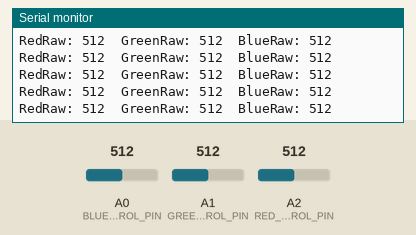
The sketch below on a simulated Arduino Nano, built with avr-gcc and run on an emulated ATmega328P. Shown: the last lines printed to the serial monitor. The test bench sets the inputs (shaded band); at power-on: A2 (RED_CONTROL_PIN) = 512, A0 (BLUE_CONTROL_PIN) = 512, A1 (GREEN_CONTROL_PIN) = 512.

Above: at 1.2 s.
1.3 s: A2 (RED_CONTROL_PIN) set to 109
At 1.8 s:
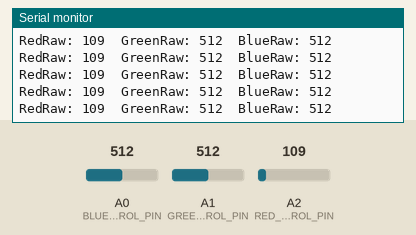
4.3 s: A2 (RED_CONTROL_PIN) set to 94
At 4.9 s:
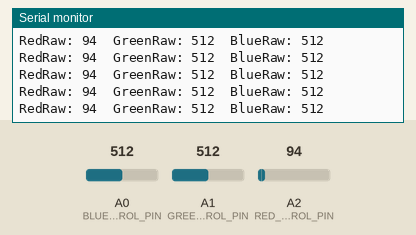
Timing chart, 0 to 7.3 s (numbered marks = the images above; inputs shaded):
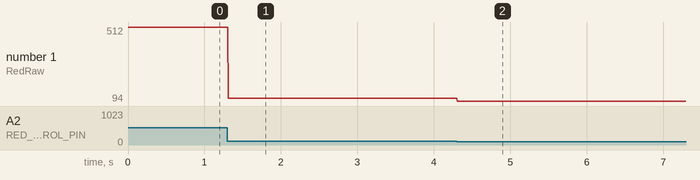

Measured:
- after the input at 1.3 s, the serial monitor: prints a new line at once (image 1)
- after the input at 4.3 s, the serial monitor: prints a new line at once (image 2)
- plotted number 1: 512 → 109 after the input at 1.3 s, 109 → 94 after the input at 4.3 s

The sketch:

Tester.ino
```cpp
// Test Poterntiometrs
const byte RED_CONTROL_PIN   = A2;
const byte GREEN_CONTROL_PIN = A1;
const byte BLUE_CONTROL_PIN  = A0;


int redRaw;
int greenRaw;
int blueRaw;

void setup() {
  // put your setup code here, to run once:
  Serial.begin(115200);
  Serial.println("Start tester");
  Serial.println();
}


void loop() {
  // put your main code here, to run repeatedly:
  redRaw   = analogRead(RED_CONTROL_PIN);
  greenRaw = analogRead(GREEN_CONTROL_PIN);
  blueRaw  = analogRead(BLUE_CONTROL_PIN);

  Serial.print("RedRaw: "); Serial.print(redRaw); Serial.print("\t"); Serial.print("GreenRaw: "); Serial.print(greenRaw); Serial.print("\t");Serial.print("BlueRaw: "); Serial.print(blueRaw); Serial.print("\t");
  Serial.println();
}

/*
// Test RGB
const byte RED_PIN   = 11;
const byte GREEN_PIN = 10;
const byte BLUE_PIN  = 9;

int redLevel   = 0;
int greenLevel = 0;
int blueLevel  = 0;


void setup() {
  // put your setup code here, to run once:
  pinMode(RED_PIN,   OUTPUT);
  pinMode(GREEN_PIN, OUTPUT);
  pinMode(BLUE_PIN,  OUTPUT);

  digitalWrite(RED_PIN,   HIGH);
  digitalWrite(GREEN_PIN, HIGH);
  digitalWrite(BLUE_PIN,  HIGH);
}


void loop() {
  // put your main code here, to run repeatedly:
  redLevel = 0;                       greenLevel = 0;                         blueLevel = 0;
  analogWrite(RED_PIN, 255-redLevel); analogWrite(GREEN_PIN, 255-greenLevel); analogWrite(BLUE_PIN, 255-blueLevel);
  delay(1000);

  redLevel = 255;                     greenLevel = 0;                         blueLevel = 0;
  analogWrite(RED_PIN, 255-redLevel); analogWrite(GREEN_PIN, 255-greenLevel); analogWrite(BLUE_PIN, 255-blueLevel);
  delay(1000);

  redLevel = 0;                       greenLevel = 0;                         blueLevel = 0;
  analogWrite(RED_PIN, 255-redLevel); analogWrite(GREEN_PIN, 255-greenLevel); analogWrite(BLUE_PIN, 255-blueLevel);
  delay(1000);

  redLevel = 0;                       greenLevel = 255;                       blueLevel = 0;
  analogWrite(RED_PIN, 255-redLevel); analogWrite(GREEN_PIN, 255-greenLevel); analogWrite(BLUE_PIN, 255-blueLevel);
  delay(1000);

  redLevel = 0;                       greenLevel = 0;                         blueLevel = 0;
  analogWrite(RED_PIN, 255-redLevel); analogWrite(GREEN_PIN, 255-greenLevel); analogWrite(BLUE_PIN, 255-blueLevel);
  delay(1000);

  redLevel = 0;                       greenLevel = 0;                         blueLevel = 255;
  analogWrite(RED_PIN, 255-redLevel); analogWrite(GREEN_PIN, 255-greenLevel); analogWrite(BLUE_PIN, 255-blueLevel);
  delay(1000);

  redLevel = 0;                       greenLevel = 0;                         blueLevel = 0;
  analogWrite(RED_PIN, 255-redLevel); analogWrite(GREEN_PIN, 255-greenLevel); analogWrite(BLUE_PIN, 255-blueLevel);
  delay(1000);

  for (int i=0; i<255; i++) {
    analogWrite(RED_PIN, 255-i);
    delay(5);
  }
  for (int i=255; i>0; i--) {
    analogWrite(RED_PIN, 255-i);
    delay(5);
  }

  for (int i=0; i<255; i++) {
    analogWrite(GREEN_PIN, 255-i);
    delay(5);
  }
  for (int i=255; i>0; i--) {
    analogWrite(GREEN_PIN, 255-i);
    delay(5);
  }

  for (int i=0; i<255; i++) {
    analogWrite(BLUE_PIN, 255-i);
    delay(5);
  }
  for (int i=255; i>0; i--) {
    analogWrite(BLUE_PIN, 255-i);
    delay(5);
  }
}
*/
/*
// Test RGB with Transistors keys
const byte RED_PIN   = 9;
const byte GREEN_PIN = 10;
const byte BLUE_PIN  = 11;

int redLevel   = 0;
int greenLevel = 0;
int blueLevel  = 0;


void setup() {
  // put your setup code here, to run once:
  pinMode(RED_PIN,   OUTPUT);
  pinMode(GREEN_PIN, OUTPUT);
  pinMode(BLUE_PIN,  OUTPUT);

  digitalWrite(RED_PIN,   HIGH);
  digitalWrite(GREEN_PIN, HIGH);
  digitalWrite(BLUE_PIN,  HIGH);
}


void loop() {
  // put your main code here, to run repeatedly:
  redLevel = 0;                   greenLevel = 0;                     blueLevel = 0;
  analogWrite(RED_PIN, redLevel); analogWrite(GREEN_PIN, greenLevel); analogWrite(BLUE_PIN, blueLevel);
  delay(1000);

  redLevel = 255;                 greenLevel = 0;                     blueLevel = 0;
  analogWrite(RED_PIN, redLevel); analogWrite(GREEN_PIN, greenLevel); analogWrite(BLUE_PIN, blueLevel);
  delay(1000);

  redLevel = 0;                   greenLevel = 0;                     blueLevel = 0;
  analogWrite(RED_PIN, redLevel); analogWrite(GREEN_PIN, greenLevel); analogWrite(BLUE_PIN, blueLevel);
  delay(1000);

  redLevel = 0;                   greenLevel = 255;                   blueLevel = 0;
  analogWrite(RED_PIN, redLevel); analogWrite(GREEN_PIN, greenLevel); analogWrite(BLUE_PIN, blueLevel);
  delay(1000);

  redLevel = 0;                   greenLevel = 0;                     blueLevel = 0;
  analogWrite(RED_PIN, redLevel); analogWrite(GREEN_PIN, greenLevel); analogWrite(BLUE_PIN, blueLevel);
  delay(1000);

  redLevel = 0;                   greenLevel = 0;                     blueLevel = 255;
  analogWrite(RED_PIN, redLevel); analogWrite(GREEN_PIN, greenLevel); analogWrite(BLUE_PIN, blueLevel);
  delay(1000);

  redLevel = 0;                   greenLevel = 0;                     blueLevel = 0;
  analogWrite(RED_PIN, redLevel); analogWrite(GREEN_PIN, greenLevel); analogWrite(BLUE_PIN, blueLevel);
  delay(1000);

  for (int i=0; i<=255; i++) {
    analogWrite(RED_PIN, i);
    delay(5);
  }
  for (int i=255; i>=0; i--) {
    analogWrite(RED_PIN, i);
    delay(5);
  }

  for (int i=0; i<=255; i++) {
    analogWrite(GREEN_PIN, i);
    delay(5);
  }
  for (int i=255; i>=0; i--) {
    analogWrite(GREEN_PIN, i);
    delay(5);
  }

  for (int i=0; i<=255; i++) {
    analogWrite(BLUE_PIN, i);
    delay(5);
  }
  for (int i=255; i>=0; i--) {
    analogWrite(BLUE_PIN, i);
    delay(5);
  }
}
*/

/*
  Ночник-звезда.

  Программа управления работой RGB-светильника.
  Подразумевается "ручное" управление потенциометрами по 3-м каналам
  либо автоматическое управление по заданному алгоритму.

  Контроллер - Arduino Nano

*/
/*
#include "colors.h"

const byte RED_PIN   = 11;
const byte GREEN_PIN = 10;
const byte BLUE_PIN  = 9;

const byte RED_CONTROL_PIN   = A0;
const byte GREEN_CONTROL_PIN = A1;
const byte BLUE_CONTROL_PIN  = A2;

const byte MODE_PIN = 2;

bool isManualMode = false; // Режим работы. 0 - авто, 1 - ручной

int redLevel   = 0;
int greenLevel = 0;
int blueLevel  = 0;

unsigned long lastControl;

byte autoStep = 0;
int speed = 0;


void setup() {
  // put your setup code here, to run once:
  pinMode(RED_PIN,   OUTPUT);
  pinMode(GREEN_PIN, OUTPUT);
  pinMode(BLUE_PIN,  OUTPUT);
  pinMode(MODE_PIN,  INPUT_PULLUP);

  digitalWrite(RED_PIN,   HIGH);
  digitalWrite(GREEN_PIN, HIGH);
  digitalWrite(BLUE_PIN,  HIGH);

  lastControl = millis();
}


void loop() {
  // put your main code here, to run repeatedly:
  isManualMode = digitalRead(MODE_PIN);
  if (isManualMode) {
    redLevel = map(analogRead(RED_CONTROL_PIN), 0, 1023, 0, 255);
    greenLevel = map(analogRead(GREEN_CONTROL_PIN), 0, 1023, 0, 255);
    blueLevel = map(analogRead(BLUE_CONTROL_PIN), 0, 1023, 0, 255);
    analogWrite(RED_PIN,   redLevel);
    analogWrite(GREEN_PIN, greenLevel);
    analogWrite(BLUE_PIN,  blueLevel);
    autoStep = 0;
    lastControl = millis();
  } else {
    speed = 1023 - analogRead(RED_CONTROL_PIN);
    if (millis() - lastControl > speed) {
      autoStep++;
      lastControl = millis();
    }
    if (autoStep > 23) autoStep = 0;
    analogWrite(RED_PIN,   255 - COLORS[autoStep][0]);
    analogWrite(GREEN_PIN, 255 - COLORS[autoStep][1]);
    analogWrite(BLUE_PIN,  255 - COLORS[autoStep][2]);
  }
}
*/


/*
#include "colors.h"

const byte RED_PIN   = 11;
const byte GREEN_PIN = 10;
const byte BLUE_PIN  = 9;

const byte RED_CONTROL_PIN   = A0;
const byte GREEN_CONTROL_PIN = A1;
const byte BLUE_CONTROL_PIN  = A2;

const byte MODE_PIN = 2;

bool isManualMode = false; // Режим работы. 0 - авто, 1 - ручной

int redLevel   = 0;
int greenLevel = 0;
int blueLevel  = 0;

unsigned long lastControl;

byte autoStep = 0;
int speed = 0;


void setup() {
  // put your setup code here, to run once:
  pinMode(RED_PIN,   OUTPUT);
  pinMode(GREEN_PIN, OUTPUT);
  pinMode(BLUE_PIN,  OUTPUT);
  pinMode(MODE_PIN,  INPUT_PULLUP);

  digitalWrite(RED_PIN,   HIGH);
  digitalWrite(GREEN_PIN, HIGH);
  digitalWrite(BLUE_PIN,  HIGH);

  lastControl = millis();
}


void loop() {
  // put your main code here, to run repeatedly:
  isManualMode = digitalRead(MODE_PIN);
  if (isManualMode) {
    redLevel = map(analogRead(RED_CONTROL_PIN), 0, 1023, 0, 255);
    greenLevel = map(analogRead(GREEN_CONTROL_PIN), 0, 1023, 0, 255);
    blueLevel = map(analogRead(BLUE_CONTROL_PIN), 0, 1023, 0, 255);
    analogWrite(RED_PIN,   redLevel);
    analogWrite(GREEN_PIN, greenLevel);
    analogWrite(BLUE_PIN,  blueLevel);
    autoStep = 0;
    lastControl = millis();
  } else {
    speed = 1023 - analogRead(RED_CONTROL_PIN);
    if (millis() - lastControl > speed) {
      autoStep++;
      lastControl = millis();
    }
    if (autoStep > 23) autoStep = 0;
    analogWrite(RED_PIN,   255 - COLORS[autoStep][0]);
    analogWrite(GREEN_PIN, 255 - COLORS[autoStep][1]);
    analogWrite(BLUE_PIN,  255 - COLORS[autoStep][2]);
  }
}
*/
```
